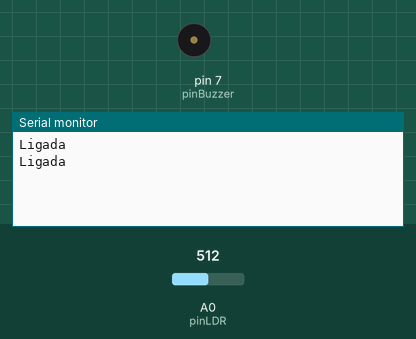
A sketch run on a simulated Arduino Uno, built with avr-gcc and run on an emulated ATmega328P. On the bench: buzzer (waves = sounding, pin HIGH), the last lines printed to the serial monitor. The test bench sets the inputs (shaded band); at power-on: A0 (pinLDR) = 512.

Above: at 1.8 s.
1.9 s: A0 (pinLDR) set to 811
At 2.4 s:
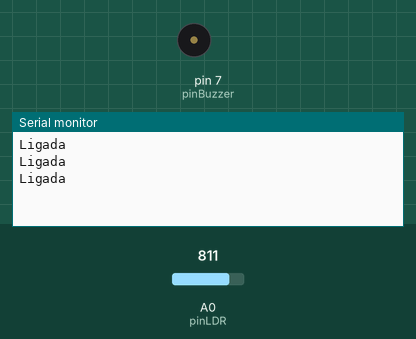
3.4 s: A0 (pinLDR) set to 838
At 4.8 s:
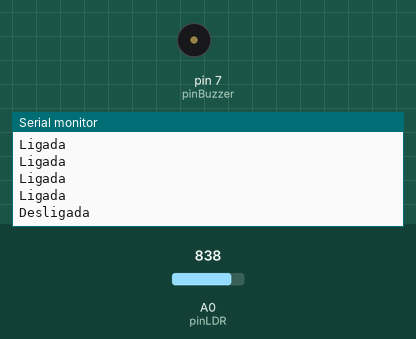

The sketch:

Sensor_luminosidade_cod.ino
```cpp
#define pinBuzzer 7
#define pinLDR A0
#define nivelLuz 970

void setup() {
   pinMode(pinBuzzer, OUTPUT);
   Serial.begin(9600);

}

void loop() {
  int valorLDR = analogRead(A0);

      if(valorLDR<820){
         String incoming = "Ligada";
         Serial.println(incoming);
         //insertToDb(incoming);
      } else {
         String incoming = "Desligada";
         Serial.println(incoming);
         //insertToDb(incoming);
      }

      delay(1000);
}
```

Measured:
- the behaviour switches between 819 and 820 on A0 (pinLDR) (found by bisection; images 1 and 2)
- after the input at 3.4 s, the serial monitor: prints a new line after 0.60 s (image 2)
